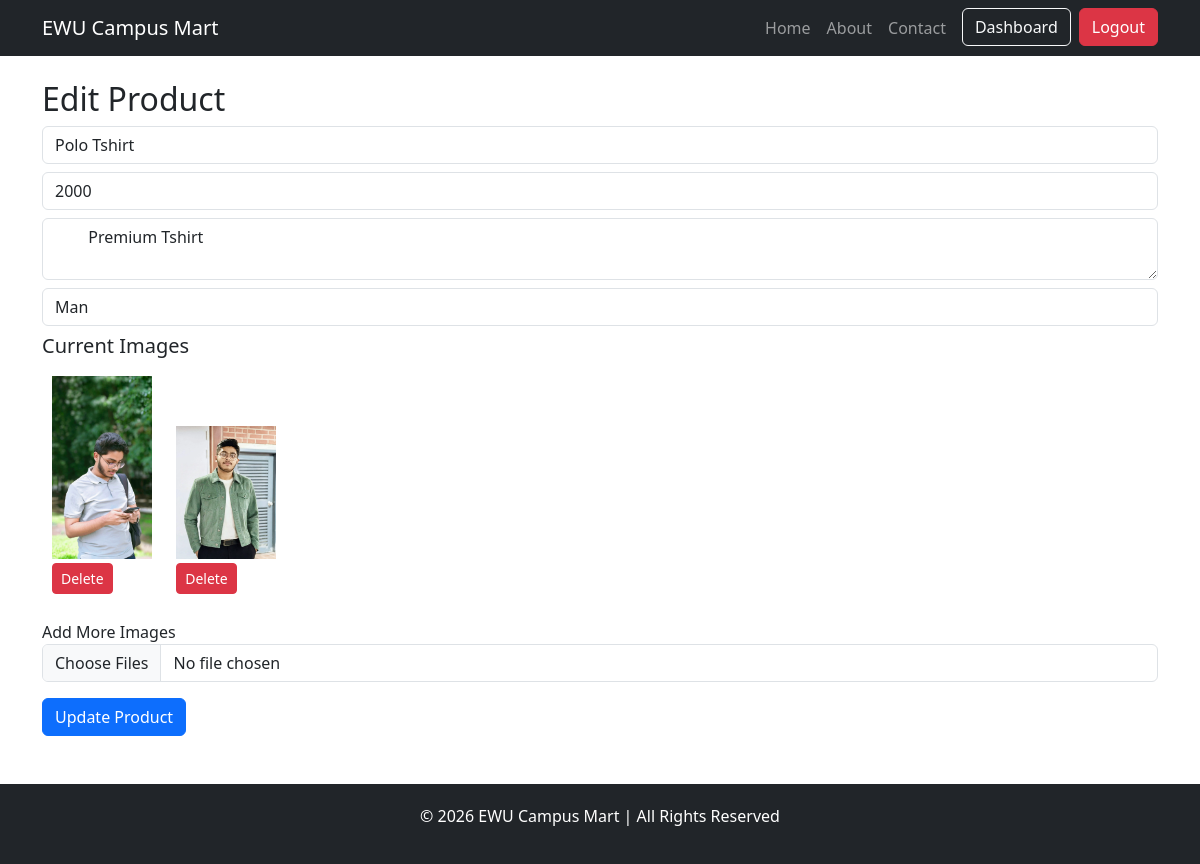
The page /seller/edit-product/1798a533-3f3d-4e92-bc94-1c180632ff53/ (signed in) on the database as committed earlier.
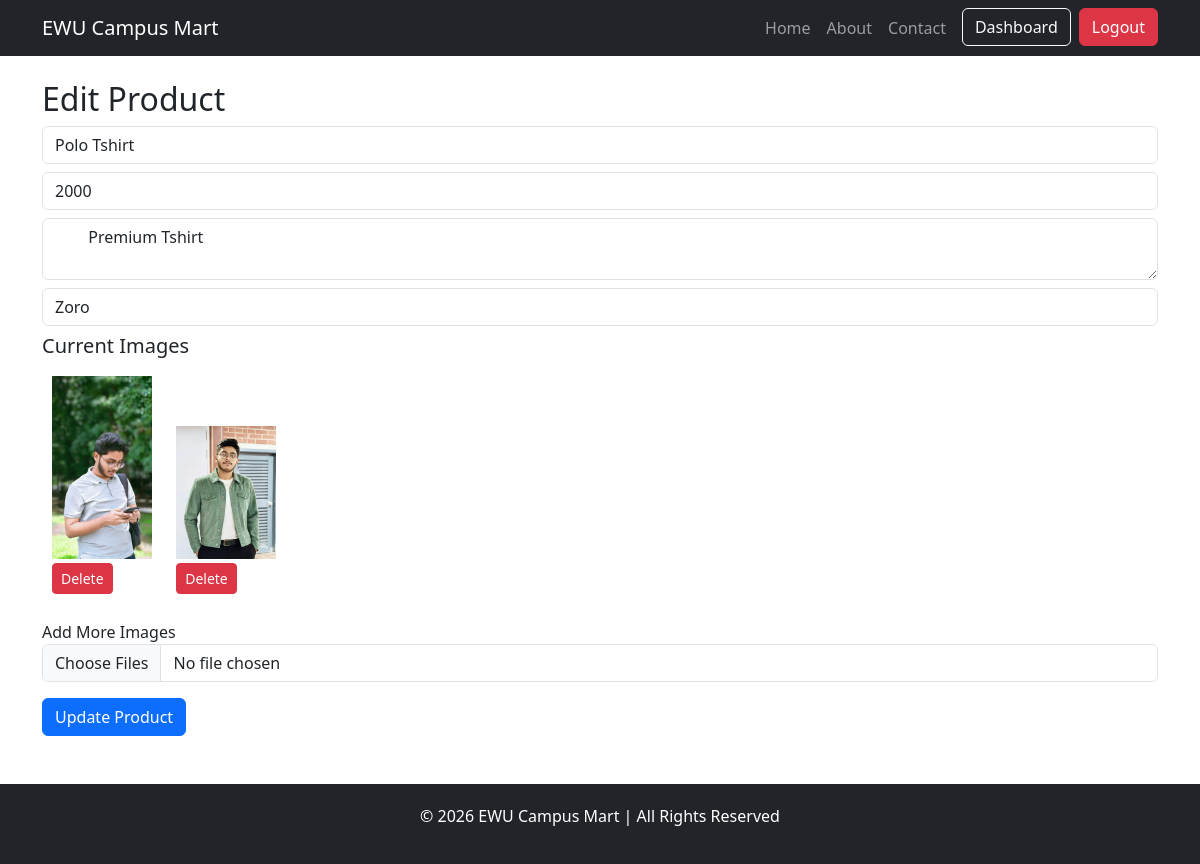
The same page on the database as committed later.
### products/models.py (models this page shows, shortened)
class Product(BaseModel):
    seller = models.ForeignKey(CustomUser, on_delete=models.CASCADE)
    product_name = models.CharField(max_length=100)
    slug = models.SlugField(unique=True  , null=True , blank=True)
    category = models.ForeignKey(Category , on_delete=models.CASCADE , related_name="products")
    price = models.IntegerField()
    product_desription = models.TextField()
    color_variant = models.ManyToManyField(ColorVariant , blank=True)
    size_variant = models.ManyToManyField(SizeVariant , blank=True)

class Category(BaseModel):
    category_name = models.CharField(max_length=100)
    slug = models.SlugField(unique=True , null=True , blank=True)
    category_image = models.ImageField(upload_to="categories")

### seller/middlewares.py (the view)
    def wrapped_view(request, *args, **kwargs):
        if not request.user.is_authenticated or not request.user.is_seller:
            return redirect("seller-login")
        return view_func(request, *args, **kwargs)

### seller/views.py (called while the page is built, shortened)
@auth
def edit_product(request, uid):
    product = get_object_or_404(Product, uid=uid, seller=request.user)
    categories = Category.objects.all()
    return render(request, "edit_product.html", {
        "product": product,
        "categories": categories
    })

### seller/templates/edit_product.html (shortened to what this page needs)
{% extends 'seller_base.html' %}
{% load static %}
{% block content %}
<h2>Edit Product</h2>
<form method="POST" enctype="multipart/form-data">
    <input type="text" name="name" value="{{ product.product_name }}" class="form-control mb-2">
    <input type="number" name="price" value="{{ product.price }}" class="form-control mb-2">
    <textarea name="description" class="form-control mb-2">
        {{ product.product_desription }}
    </textarea>
    <select name="category" class="form-control mb-2">
        {% for cat in categories %}
            <option value="{{ cat.uid }}" {% if cat == product.category %}selected{% endif %}>
                {{ cat.category_name }}
            </option>
        {% endfor %}
    </select>
    <h5>Current Images</h5>
    <div class="mb-3">
        {% for image in product.product_images.all %}
            <div style="display:inline-block; margin:10px;">
                <img src="{{ image.image.url }}" width="100"><br>
                <a href="{% url 'delete-product-image' image.uid %}" class="btn btn-danger btn-sm mt-1">
                    Delete
                </a>
            </div>
        {% endfor %}
    </div>
    <label>Add More Images</label>
    <input type="file" name="images" multiple class="form-control mb-3">
    <button class="btn btn-primary">Update Product</button>
</form>
{% endblock %}

Rows that differ between the two databases and show on the page:
changed through a linked row, Product "Polo Tshirt": category "Man" → "Zoro"
